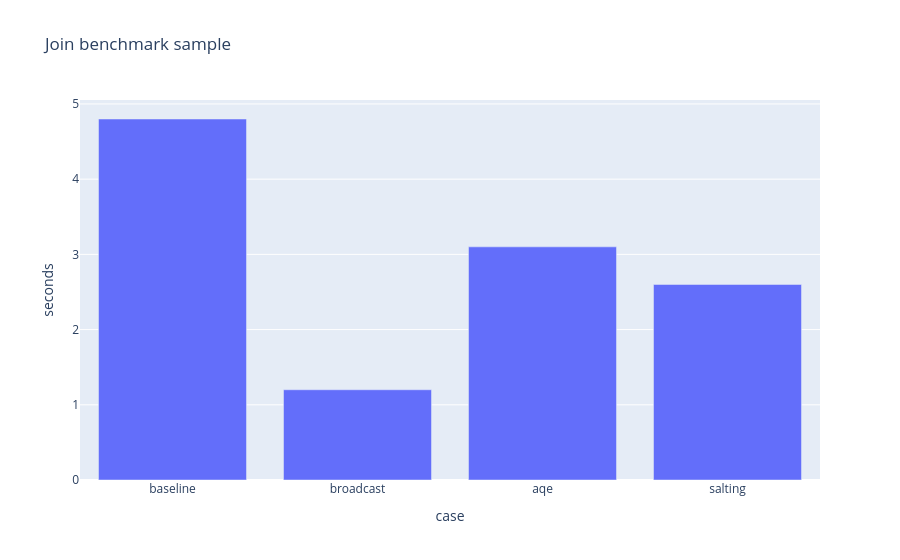

Here is the notebook cell this chart was saved with:
### Markdown cell above
## 06 — Plotly
Interactive charts for small aggregated results. Use this for benchmark summaries, runtime comparisons, distribution charts, and exploratory visualizations where hover and zoom help.

### Code cell
try:
    import plotly.express as px
    fig = px.bar(metrics_df, x="case", y="seconds", hover_data=["rows", "category"], title="Join benchmark sample")
    fig.show()
except Exception as exc:
    print(type(exc).__name__, exc)

### Figure 1 — Plotly figure (JSON) as saved in the notebook; plotly's stock layout.template omitted (floating-point values rounded to 4 significant figures)
{"data": [{"customdata": [[5000000, "shuffle"], [5000000, "broadcast"], [5000000, "adaptive"], [5000000, "skew"]], "hovertemplate": "case=%{x}<br>seconds=%{y}<br>rows=%{customdata[0]}<br>category=%{customdata[1]}<extra></extra>", "legendgroup": "", "marker": {"color": "#636efa", "pattern": {"shape": ""}}, "name": "", "orientation": "v", "showlegend": false, "textposition": "auto", "type": "bar", "x": ["baseline", "broadcast", "aqe", "salting"], "xaxis": "x", "y": [4.8, 1.2, 3.1, 2.6], "yaxis": "y"}], "layout": {"barmode": "relative", "legend": {"tracegroupgap": 0}, "title": {"text": "Join benchmark sample"}, "xaxis": {"anchor": "y", "domain": [0, 1], "title": {"text": "case"}}, "yaxis": {"anchor": "x", "domain": [0, 1], "title": {"text": "seconds"}}}}
